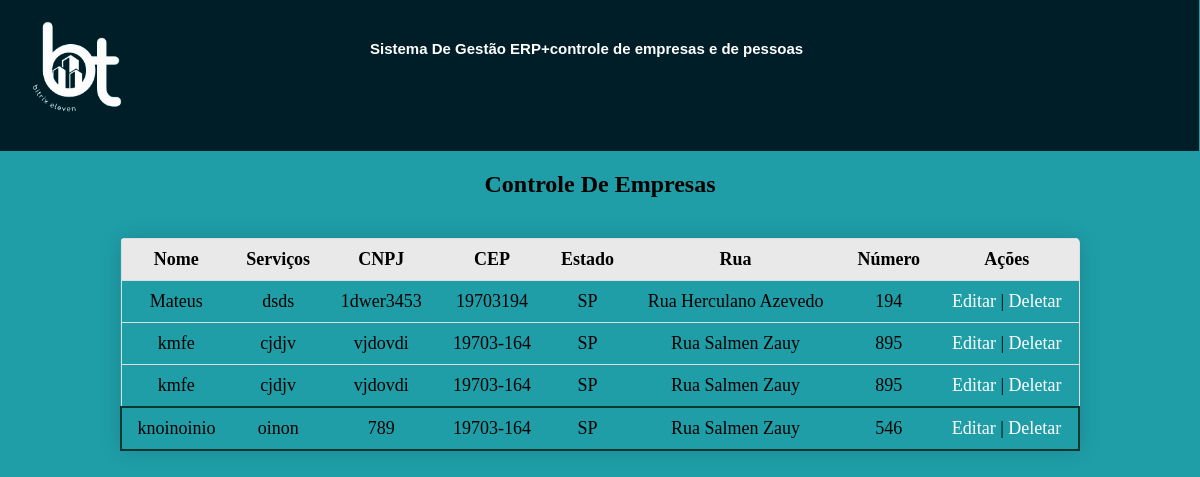
The app's page /php/controle_empresa.php (signed in) with its own data.
### tables this page shows
CREATE TABLE `cadastro_empresa` (
  `id_empresa` int(11) NOT NULL,
  `nome` varchar(255) NOT NULL,
  `servicos` varchar(255) NOT NULL,
  `cnpj` varchar(255) NOT NULL,
  `senha_emp` varchar(255) NOT NULL,
  `cep` varchar(255) NOT NULL,
  `estado` varchar(255) NOT NULL,
  `rua` varchar(255) NOT NULL,
  `numero` varchar(255) NOT NULL
);

### php/controle_empresa.php (the view, shortened to what this page needs)
<!DOCTYPE html>
<html lang="en">
<head>
    <link rel="stylesheet" href="../Css/estoque.css">
</head>
<body>
    <div class="comeco">
        <h1 class="titulo">Sistema De Gestão ERP+controle de empresas e de pessoas</h1>
        <a href="../Portifolio/index.php"><img class="logo" src="../Img/bitrix-removebg-preview.png" width="300px"></a>
    </div>
    <h2 class="h2center">Controle De Empresas</h2>
    <section class="showinfo">
        <?php
        require_once 'C:\xampp\htdocs\gestao_bikes\GB\config\config.php';
        echo "<table>";
        echo "<tr><th>Nome</th><th>Serviços</th><th>CNPJ</th><th>CEP</th><th>Estado</th><th>Rua</th><th>Número</th><th>Ações</th></tr>";
        try {
            $stmt = $pdo->query("SELECT * FROM cadastro_empresa");
            while ($row = $stmt->fetch(PDO::FETCH_ASSOC)) {
                echo "<tr>";
                echo "<td>" . htmlspecialchars($row['nome']) . "</td>";
                echo "<td>" . htmlspecialchars($row['servicos']) . "</td>";
                echo "<td>" . htmlspecialchars($row['cnpj']) . "</td>";
                echo "<td>" . htmlspecialchars($row['cep']) . "</td>";
                echo "<td>" . htmlspecialchars($row['estado']) . "</td>";
                echo "<td>" . htmlspecialchars($row['rua']) . "</td>";
                echo "<td>" . htmlspecialchars($row['numero']) . "</td>";
                echo "<td>";
                echo "<a class='conect' href='editar_empresa.php?id=" . htmlspecialchars($row['id_empresa']) . "'>Editar</a> | ";
                echo "<a  class='conect' href='deletar_empresa.php?id=" . htmlspecialchars($row['id_empresa']) . "' onclick='return confirm(\"Tem certeza que deseja deletar esta empresa?\")'>Deletar</a>";
                echo "</td>";
                echo "</tr>";
            }
        } catch (PDOException $e) {
            echo "<p>Erro ao exibir empresas: " . $e->getMessage() . "</p>";
        }
        echo "</table>";
        ?>
    </section>
</body>
</html>

### Css/estoque.css (style rules this page uses)
body { height: 100vh; background-color: #1f9ea8; margin: 0; padding: 0; text-align: center; }
section { display: flex; }
.logo { width: 100%; height: 100%; }
.titulo { color: white; font-family: Arial, Helvetica, sans-serif; font-size: 15px; position: absolute; left: 370px; top: 30px; }
table { width: 80%; border-collapse: collapse; margin: 20px 0; font-size: 18px; min-width: 400px; border-radius: 5px 5px 0 0; overflow: hidden; box-shadow: 0 0 20px rgba(0, 0, 0, 0.15); }
table th, table td { padding: 10px 12px; }
table tbody tr { border: 1px solid #dddddd; }
th { background-color: #e9e9e9; }
table tbody tr:last-of-type { border: 2px solid #04382e; }
.comeco { display: flex; justify-content: flex-start; background-color: #001e27; width: 100%; height: 20%; margin-left: -1px; margin-top: -9px; }
.conect { text-decoration: none; color: white; }
.h2center { color: black; font-weight: bolder; }
.showinfo { display: flex; justify-content: center; }

### records on screen
cadastro_empresa: nome "Mateus", servicos "dsds", cnpj "1dwer3453", cep "19703194", estado "SP", rua "Rua Herculano Azevedo", numero "194"
cadastro_empresa: nome "kmfe", servicos "cjdjv", cnpj "vjdovdi", cep "19703-164", estado "SP", rua "Rua Salmen Zauy", numero "895"
cadastro_empresa: nome "kmfe", servicos "cjdjv", cnpj "vjdovdi", cep "19703-164", estado "SP", rua "Rua Salmen Zauy", numero "895"
cadastro_empresa: nome "knoinoinio", servicos "oinon", cnpj "789", cep "19703-164", estado "SP", rua "Rua Salmen Zauy", numero "546"
